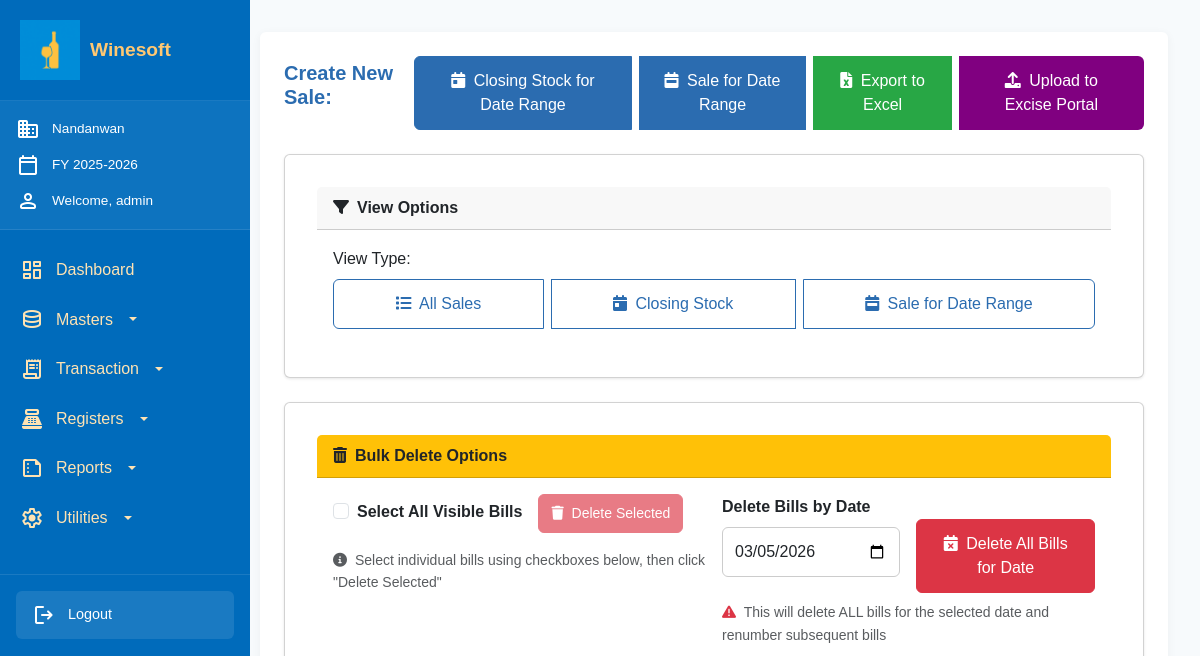
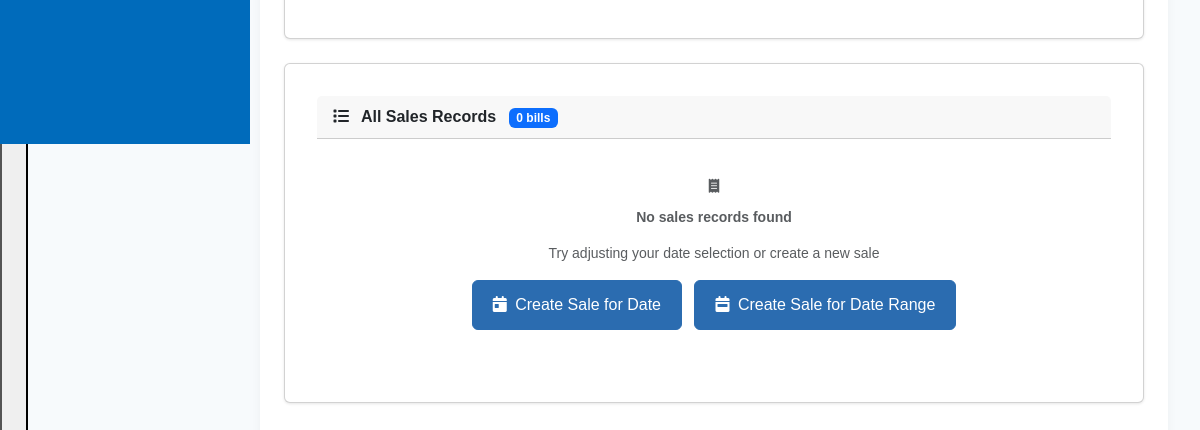
/public/retail_sale.php (signed in), run on an earlier commit of the app's database (2 pictures, top to bottom).
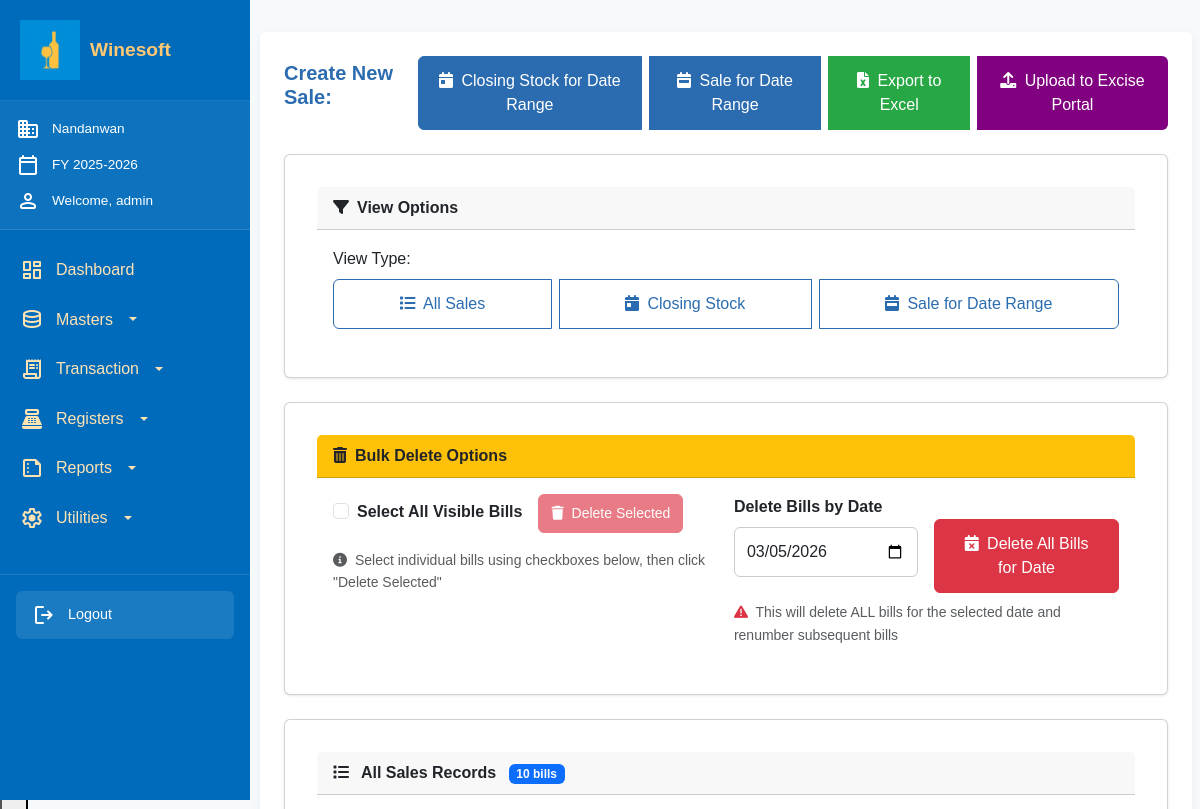
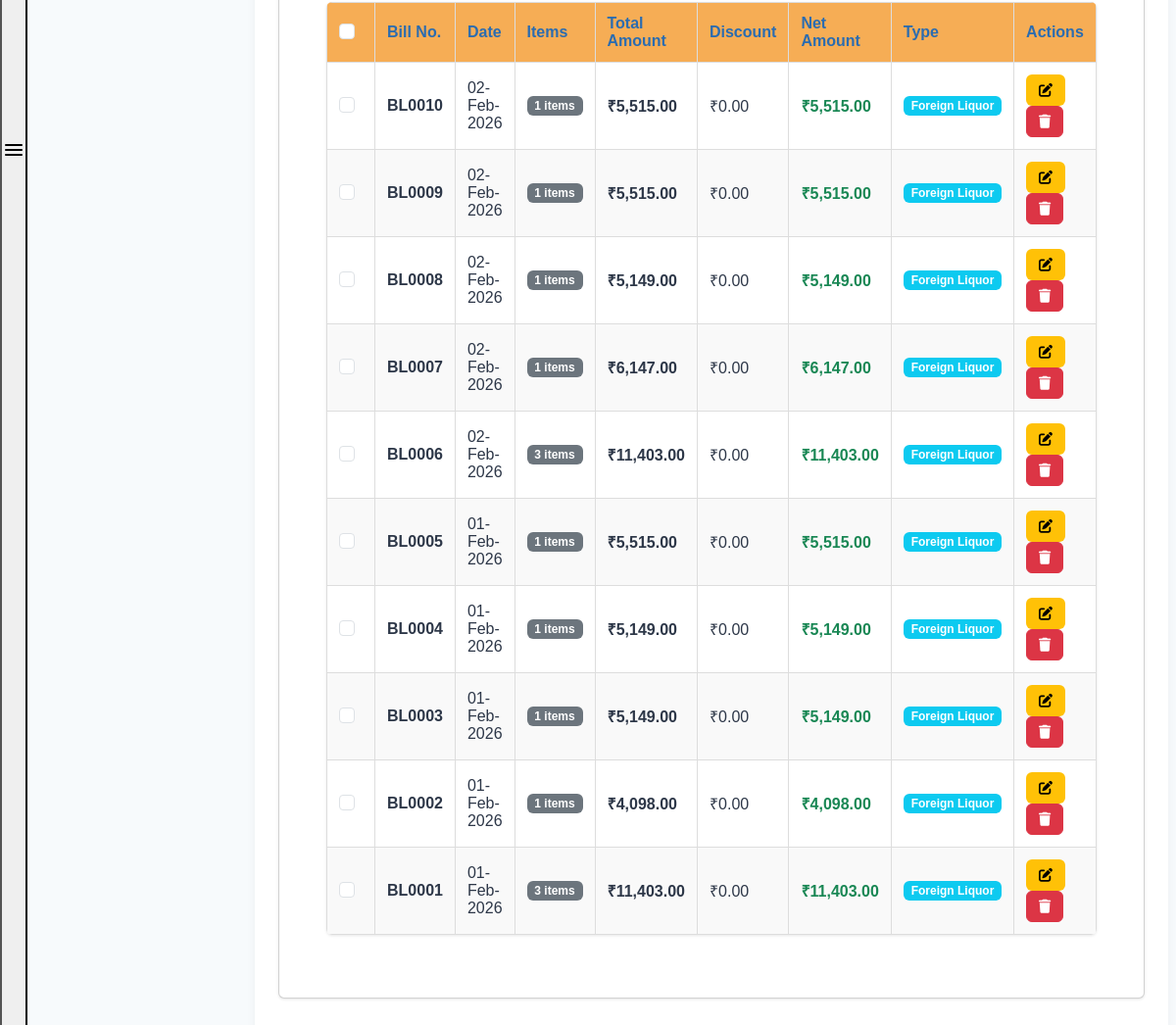
And on a later commit of the database (2 pictures, top to bottom).
### tables this page shows
CREATE TABLE `tblsaleheader` (
  `BILL_NO` varchar(20) NOT NULL,
  `BILL_DATE` date NOT NULL,
  `CUST_CODE` varchar(20) DEFAULT NULL,
  `TOTAL_AMOUNT` decimal(12,2) DEFAULT 0.00,
  `DISCOUNT` decimal(10,2) DEFAULT 0.00,
  `NET_AMOUNT` decimal(12,2) DEFAULT 0.00,
  `LIQ_FLAG` char(1) NOT NULL DEFAULT 'F',
  `COMP_ID` int(11) NOT NULL,
  `CREATED_BY` int(11) DEFAULT NULL,
  `CREATED_DATE` timestamp NOT NULL DEFAULT current_timestamp(),
  `CUSTOMER_ID` int(11) DEFAULT NULL
);

### public/retail_sale.php (the view, shortened to what the rows shown need)
<?php
include_once "../config/db.php";
$compID = $_SESSION['CompID'];
$view_type = isset($_GET['view_type']) ? $_GET['view_type'] : 'all';
$fin_year_end = isset($_SESSION['FIN_YEAR_END']) ? $_SESSION['FIN_YEAR_END'] : date('Y-m-d');
$Closing_Stock = isset($_GET['Closing_Stock']) ? $_GET['Closing_Stock'] : min($fin_year_end, date('Y-m-d'));
if ($view_type === 'date') {
    $query = "SELECT
                sh.BILL_NO,
                sh.BILL_DATE,
                sh.TOTAL_AMOUNT,
                sh.DISCOUNT,
                sh.NET_AMOUNT,
                sh.LIQ_FLAG,
                COUNT(sd.ITEM_CODE) as item_count
              FROM tblsaleheader sh
              LEFT JOIN tblsaledetails sd ON sh.BILL_NO = sd.BILL_NO AND sh.COMP_ID = sd.COMP_ID
              WHERE sh.COMP_ID = ? AND sh.BILL_DATE = ?
              GROUP BY sh.BILL_NO
              ORDER BY sh.BILL_NO DESC";
    $stmt = $conn->prepare($query);
    $stmt->bind_param("is", $compID, $Closing_Stock);
    $stmt->execute();
    $result = $stmt->get_result();
    $sales = $result->fetch_all(MYSQLI_ASSOC);
    $stmt->close();
} else {
    $query = "SELECT
                sh.BILL_NO,
                sh.BILL_DATE,
                sh.TOTAL_AMOUNT,
                sh.DISCOUNT,
                sh.NET_AMOUNT,
                sh.LIQ_FLAG,
                COUNT(sd.ITEM_CODE) as item_count
              FROM tblsaleheader sh
              LEFT JOIN tblsaledetails sd ON sh.BILL_NO = sd.BILL_NO AND sh.COMP_ID = sd.COMP_ID
              WHERE sh.COMP_ID = ?
              GROUP BY sh.BILL_NO
              ORDER BY sh.BILL_NO DESC";
    $stmt = $conn->prepare($query);
    $stmt->bind_param("i", $compID);
    $stmt->execute();
    $result = $stmt->get_result();
    $sales = $result->fetch_all(MYSQLI_ASSOC);
}
?>
<!DOCTYPE html>
<html lang="en">
<head>
  <link href="https://cdn.jsdelivr.net/npm/bootstrap@5.3.0/dist/css/bootstrap.min.css" rel="stylesheet">
  <link rel="stylesheet" href="https://cdnjs.cloudflare.com/ajax/libs/font-awesome/6.0.0/css/all.min.css">
  <link rel="stylesheet" href="css/style.css?v=<?=time()?>">
  <link rel="stylesheet" href="css/navbar.css?v=<?=time()?>">
</head>
<body>
<div class="dashboard-container">
  <?php include 'components/navbar.php'; ?>
  <div class="main-content">
    <?php include 'components/header.php'; ?>
    <div class="content-area p-3 p-md-4">
      <div class="card">
        <div class="card-body">
          <?php if (count($sales) > 0): ?>
            <div class="table-container">
              <table class="styled-table">
                <thead>
                  <tr>
                    <th width="50">
                      <div class="form-check">
                        <input class="form-check-input" type="checkbox" id="selectAllTable">
                      </div>
                    </th>
                    <th>Bill No.</th>
                    <th>Date</th>
                    <th>Items</th>
                    <th>Total Amount</th>
                    <th>Discount</th>
                    <th>Net Amount</th>
                    <th>Type</th>
                    <th>Actions</th>
                  </tr>
                </thead>
                <tbody>
                  <?php foreach($sales as $sale):
                    $liquorType = "Foreign Liquor";
                  ?>
                    <tr>
                      <td>
                        <div class="form-check">
                          <input class="form-check-input bill-checkbox" type="checkbox"
                                 value="<?= htmlspecialchars($sale['BILL_NO']) ?>"
                                 data-billno="<?= htmlspecialchars($sale['BILL_NO']) ?>">
                        </div>
                      </td>
                      <td class="fw-bold"><?= htmlspecialchars($sale['BILL_NO']) ?></td>
                      <td><?= date('d-M-Y', strtotime($sale['BILL_DATE'])) ?></td>
                      <td><span class="badge bg-secondary"><?= htmlspecialchars($sale['item_count']) ?> items</span></td>
                      <td class="fw-bold">₹<?= number_format($sale['TOTAL_AMOUNT'], 2) ?></td>
                      <td>₹<?= number_format($sale['DISCOUNT'], 2) ?></td>
                      <td class="fw-bold text-success">₹<?= number_format($sale['NET_AMOUNT'], 2) ?></td>
                      <td><span class="badge bg-info"><?= $liquorType ?></span></td>
                      <td>
                        <div class="action-buttons">
                          <a href="edit_bill_form.php?bill_no=<?= $sale['BILL_NO'] ?>"
                             class="btn btn-sm btn-warning" title="Edit Bill">
                            <i class="fa-solid fa-pen-to-square"></i>
                          </a>
                          <button class="btn btn-sm btn-danger delete-single-btn"
                                  title="Delete Bill"
                                  data-billno="<?= htmlspecialchars($sale['BILL_NO']) ?>">
                            <i class="fa-solid fa-trash"></i>
                          </button>
                        </div>
                      </td>
                    </tr>
                  <?php endforeach; ?>
                </tbody>
              </table>
            </div>
          <?php endif; ?>
        </div>
      </div>
    </div>
  </div>
</div>
</body>
</html>

What changed in the data, as far as the page shows it:
added tblsaleheader: BILL_NO "BL0010", BILL_DATE "02-Feb-2026", item_count "1", TOTAL_AMOUNT "5,515.00", DISCOUNT "0.00", NET_AMOUNT "5,515.00", liquorType "Foreign Liquor"
added tblsaleheader: BILL_NO "BL0009", BILL_DATE "02-Feb-2026", item_count "1", TOTAL_AMOUNT "5,515.00", DISCOUNT "0.00", NET_AMOUNT "5,515.00", liquorType "Foreign Liquor"
added tblsaleheader: BILL_NO "BL0008", BILL_DATE "02-Feb-2026", item_count "1", TOTAL_AMOUNT "5,149.00", DISCOUNT "0.00", NET_AMOUNT "5,149.00", liquorType "Foreign Liquor"
added tblsaleheader: BILL_NO "BL0007", BILL_DATE "02-Feb-2026", item_count "1", TOTAL_AMOUNT "6,147.00", DISCOUNT "0.00", NET_AMOUNT "6,147.00", liquorType "Foreign Liquor"
added tblsaleheader: BILL_NO "BL0006", BILL_DATE "02-Feb-2026", item_count "3", TOTAL_AMOUNT "11,403.00", DISCOUNT "0.00", NET_AMOUNT "11,403.00", liquorType "Foreign Liquor"
added tblsaleheader: BILL_NO "BL0005", BILL_DATE "01-Feb-2026", item_count "1", TOTAL_AMOUNT "5,515.00", DISCOUNT "0.00", NET_AMOUNT "5,515.00", liquorType "Foreign Liquor"
added tblsaleheader: BILL_NO "BL0004", BILL_DATE "01-Feb-2026", item_count "1", TOTAL_AMOUNT "5,149.00", DISCOUNT "0.00", NET_AMOUNT "5,149.00", liquorType "Foreign Liquor"
added tblsaleheader: BILL_NO "BL0003", BILL_DATE "01-Feb-2026", item_count "1", TOTAL_AMOUNT "5,149.00", DISCOUNT "0.00", NET_AMOUNT "5,149.00", liquorType "Foreign Liquor"
added tblsaleheader: BILL_NO "BL0002", BILL_DATE "01-Feb-2026", item_count "1", TOTAL_AMOUNT "4,098.00", DISCOUNT "0.00", NET_AMOUNT "4,098.00", liquorType "Foreign Liquor"
added tblsaleheader: BILL_NO "BL0001", BILL_DATE "01-Feb-2026", item_count "3", TOTAL_AMOUNT "11,403.00", DISCOUNT "0.00", NET_AMOUNT "11,403.00", liquorType "Foreign Liquor"
Also different on the page:
count($sales): "0" → "10"
form field value: (not shown) → "☐"
text no longer shown: "No sales records found Try adjusting your date selection or create a new sale Create Sale for Date Create Sale for Date Range"
text now shown: "Bill No. Date Items Total Amount Discount Net Amount Type Actions"
